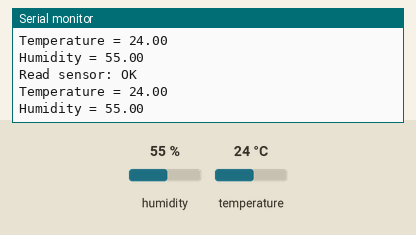
Simulated run of this sketch. Board: Arduino Uno, built with avr-gcc and run on an emulated ATmega328P. On the bench: the last lines printed to the serial monitor. The inputs (shaded band) are chosen by the test bench; at power-on: humidity 55 %, temperature 24 °C.

Above: at 5.8 s.
5.9 s: humidity set to 22 %
At 10.7 s:
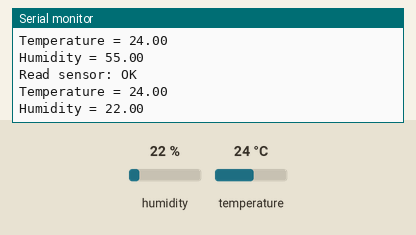
11.9 s: temperature set to 12 °C
At 16.6 s:
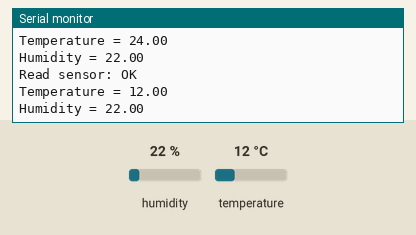
17.9 s: humidity set to 40 %
At 21.3 s:
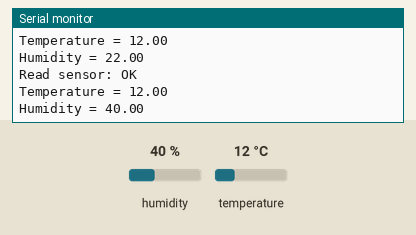
Timing chart, 0 to 22.8 s (numbered marks = the images above; inputs shaded):
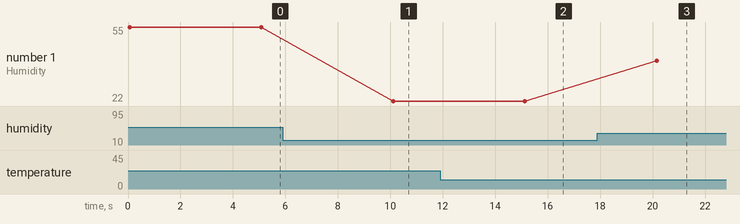

Measured:
- after the input at 5.9 s, the serial monitor: prints a new line after 4.2 s (image 1)
- after the input at 11.9 s, the serial monitor: prints a new line after 3.2 s (image 2)
- after the input at 17.9 s, the serial monitor: prints a new line after 2.3 s (image 3)
- plotted number 1: 55 → 22 after the input at 5.9 s, 22 → 40 after the input at 17.9 s

The sketch:

DHT11_Temp_Humidity.ino
```cpp
//This uses a DHT11 temperature and humidity sensor, to measure and print out temperature and relative humidity of the environment the circuit is in

#include <dht.h>
dht DHT;
#define DHT11_PIN 7

void setup(){
  Serial.begin(9600);
}

void loop(){
  int chk = DHT.read11(DHT11_PIN);
  Serial.print("Read sensor: ");
  switch (chk)
  {
    case 0: Serial.println("OK"); break;                      //if everything is ok
    case -1: Serial.println("Checksum error"); break;         //if there's a checksum error
    case -2: Serial.println("Time out error"); break;         //if there's a timeout error
    default: Serial.println("Unknown error"); break;          //if there's an unknown error
  }

  Serial.print("Temperature = ");
  Serial.println(DHT.temperature);
  Serial.print("Humidity = ");
  Serial.println(DHT.humidity);
  delay(5000);
}
```
